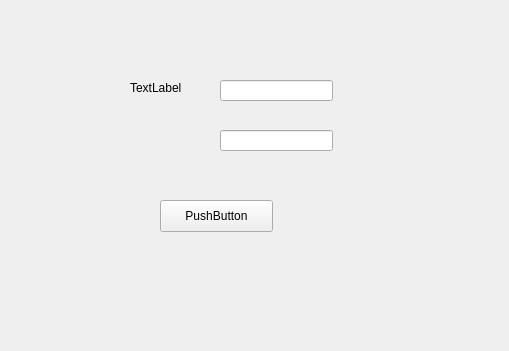
<?xml version="1.0" encoding="UTF-8"?>
<ui version="4.0">
 <class>Ventana</class>
 <widget class="QWidget" name="Ventana">
  <property name="geometry">
   <rect>
    <x>0</x>
    <y>0</y>
    <width>509</width>
    <height>351</height>
   </rect>
  </property>
  <property name="windowTitle">
   <string>Ventana de Prueba</string>
  </property>
  <widget class="QLabel" name="label">
   <property name="geometry">
    <rect>
     <x>130</x>
     <y>80</y>
     <width>60</width>
     <height>16</height>
    </rect>
   </property>
   <property name="text">
    <string>TextLabel</string>
   </property>
  </widget>
  <widget class="QLineEdit" name="lineEdit">
   <property name="geometry">
    <rect>
     <x>220</x>
     <y>80</y>
     <width>113</width>
     <height>21</height>
    </rect>
   </property>
  </widget>
  <widget class="QLineEdit" name="lineEdit_2">
   <property name="geometry">
    <rect>
     <x>220</x>
     <y>130</y>
     <width>113</width>
     <height>21</height>
    </rect>
   </property>
  </widget>
  <widget class="QPushButton" name="pushButton">
   <property name="geometry">
    <rect>
     <x>160</x>
     <y>200</y>
     <width>113</width>
     <height>32</height>
    </rect>
   </property>
   <property name="text">
    <string>PushButton</string>
   </property>
  </widget>
 </widget>
 <resources/>
 <connections/>
</ui>
